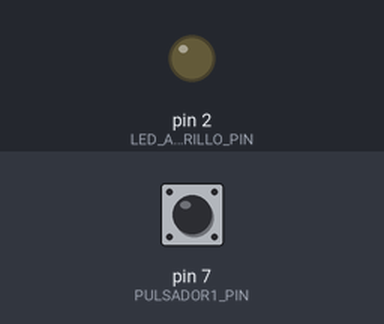
Bench run of a sketch on a simulated Arduino Uno, built with avr-gcc and run on an emulated ATmega328P. Parts: output pins drawn as LEDs (lit = HIGH). Dashed ring = blinking. The test bench sets the inputs (shaded band); at power-on: pin 7 (PULSADOR1_PIN) HIGH.

Above: at 1.2 s.
1.3 s: pin 7 (PULSADOR1_PIN) pulled LOW for 1 s
At 3.4 s:
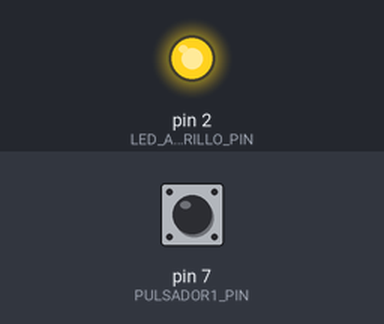
3.8 s: pin 7 (PULSADOR1_PIN) pulled LOW for 3.2 s
At 4.1 s:
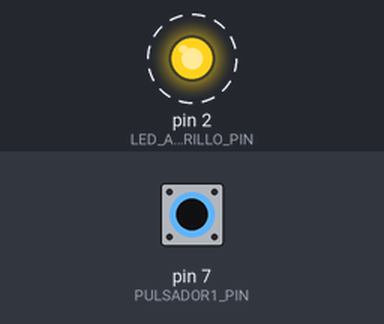
8.5 s: pin 7 (PULSADOR1_PIN) pulled LOW for 0.25 s
At 9.7 s:
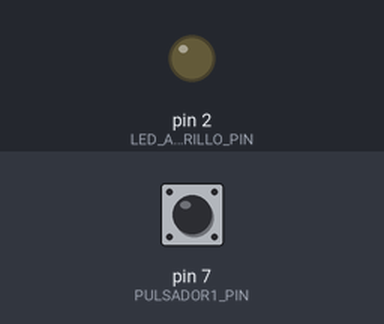
Timing chart, 0 to 11.5 s (numbered marks = the images above; inputs shaded):
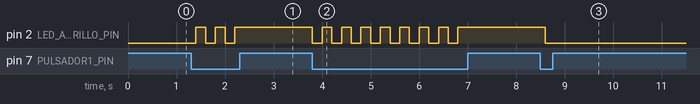

Measured:
- after the input at 1.3 s, pin 2 (LED_AMARILLO_PIN): alternates HIGH for 0.20 s and LOW for 0.20 s, 5 changes in all, then stays HIGH, starting after 0.10 s
- after the input at 3.8 s, pin 2 (LED_AMARILLO_PIN): alternates HIGH for 0.20 s and LOW for 0.20 s, 16 changes in all, then stays HIGH, starting at once
- after the input at 8.5 s, pin 2 (LED_AMARILLO_PIN): HIGH → LOW after 0.10 s

The sketch:

Ejercicio2.ino
```cpp
// Consigna:
// Conectar:
// - Un pulsador con resistencia de pull_up.
// - Un LED.

// Leer el pulsador, con un pulso encender el LED y con otro pulso apargar el LED.

// Definicion de pines
#define PULSADOR1_PIN 7
#define LED_AMARILLO_PIN 2

void setup(){
  Serial.begin(115200);

  // Inicializo pines
  pinMode(PULSADOR1_PIN, INPUT);

  pinMode(LED_AMARILLO_PIN, OUTPUT);
  digitalWrite(LED_AMARILLO_PIN, LOW);
}

void loop(){
  if(!digitalRead(PULSADOR1_PIN)) {
    digitalWrite(LED_AMARILLO_PIN, !digitalRead(LED_AMARILLO_PIN));
  }
  delay(200);
}
```
